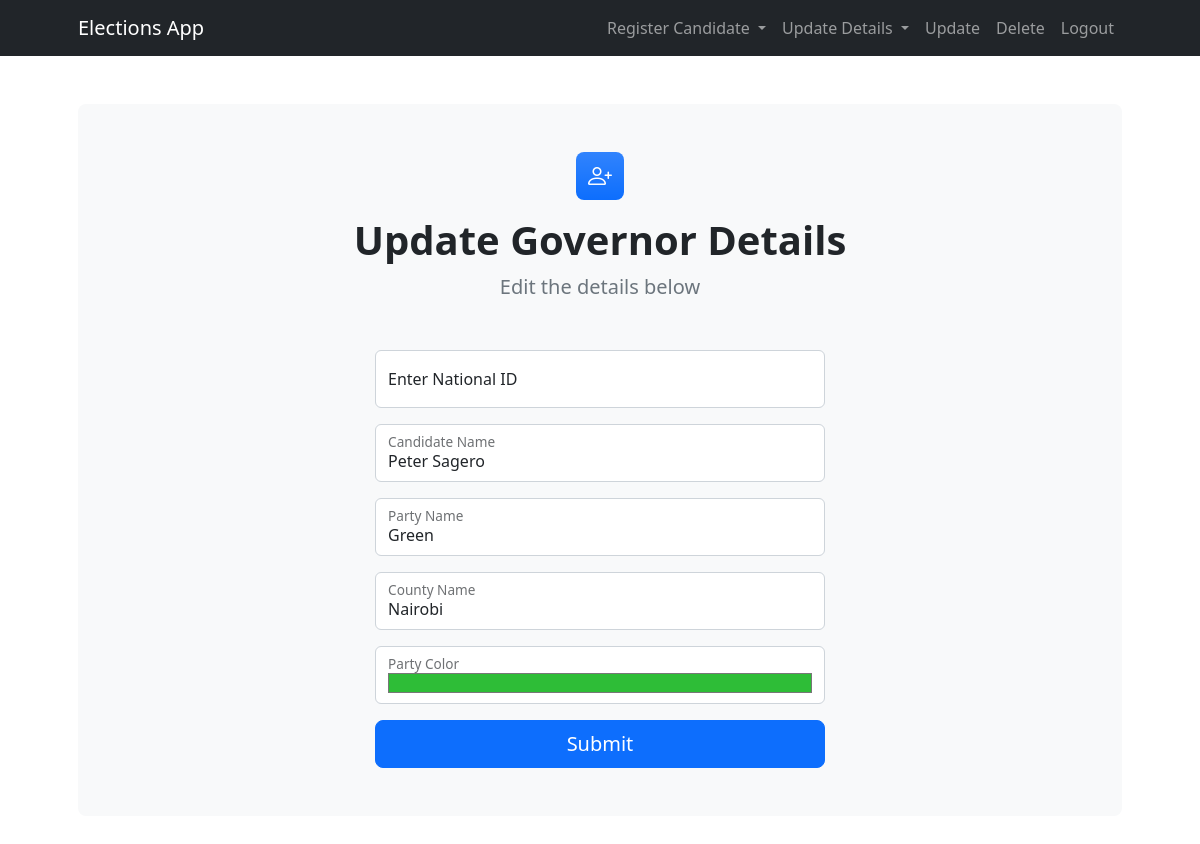
Page /admin/update/governor/34293580 on the earlier database version.
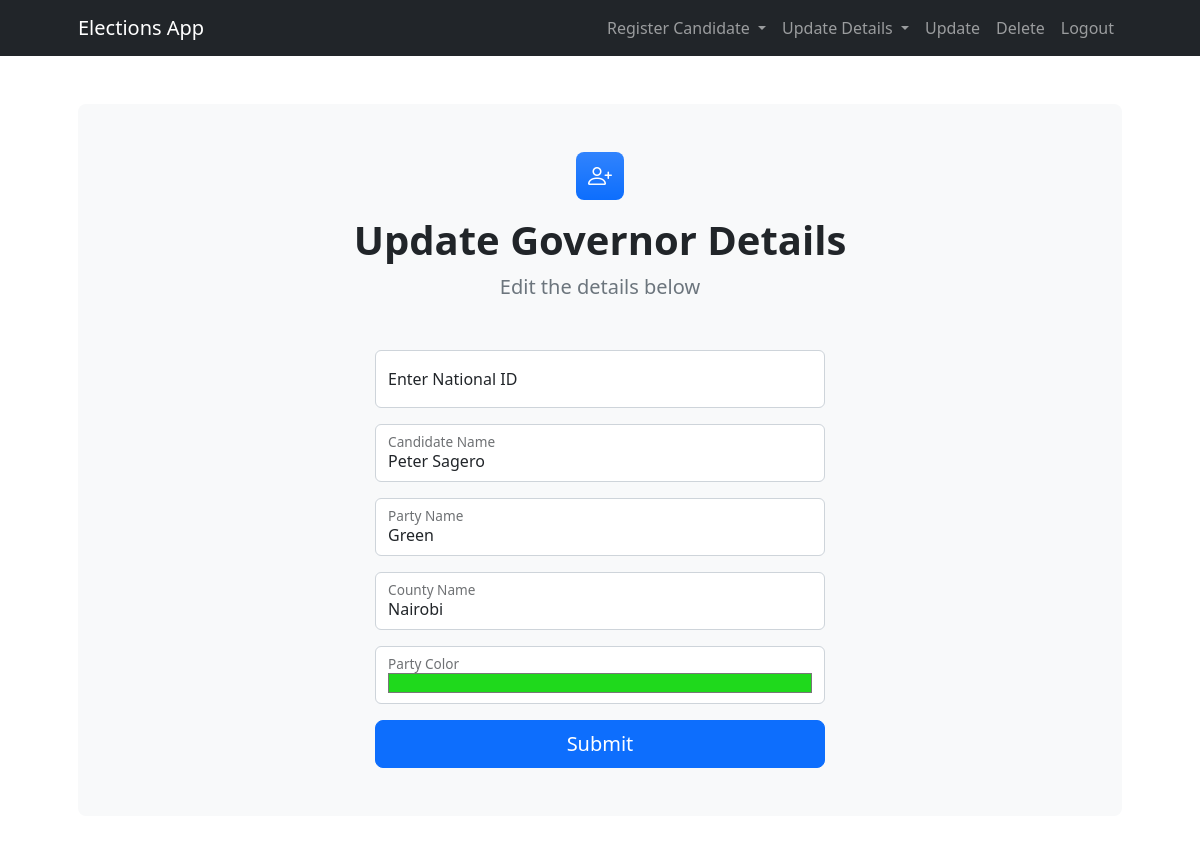
Same page on the later database version.
### app/models.py (models this page shows)
class Governor(db.Model):
    id = db.Column(db.Integer, primary_key=True)
    national_id = db.Column(db.String(20), unique=True, nullable=False)
    name = db.Column(db.String(100), nullable=False)
    party_name = db.Column(db.String(100), nullable=False)
    county = db.Column(db.String(50), nullable=False)
    party_color = Column(String(20), nullable=False)

### app/routes.py (the view, shortened to what this page needs)
@app.route('/admin/update/governor/<national_id>', methods=['GET', 'POST'])
def update_governor(national_id):
    governor = Governor.query.filter_by(national_id=national_id).first()
    success_message = None  # Initialize success message flag
    return render_template('update_governor.html', governor=governor, success_message=success_message)

### app/templates/update_governor.html (shortened to what the changed rows need)
<!DOCTYPE html>
<html lang="en">
<head>
    <link href="https://cdn.jsdelivr.net/npm/bootstrap@5.2.3/dist/css/bootstrap.min.css" rel="stylesheet">
    <link href="https://cdn.jsdelivr.net/npm/bootstrap-icons@1.5.0/font/bootstrap-icons.css" rel="stylesheet">
    <link href="{{ url_for('static', filename='css/styles.css') }}" rel="stylesheet" />
</head>
<body class="d-flex flex-column h-100">
    <main class="flex-shrink-0">
        <section class="py-5">
            <div class="container px-5">
                <div class="bg-light rounded-3 py-5 px-4 px-md-5 mb-5">
                    <div class="text-center mb-5">
                        <h1 class="fw-bolder">Update Governor Details</h1>
                    </div>
                    <div class="row gx-5 justify-content-center">
                        <div class="col-lg-8 col-xl-6">
                            <form action="" method="POST">
                                <div class="form-floating mb-3">
                                    <input class="form-control" id="name" name="name" type="text" value="{{ governor.name }}" placeholder="Enter candidate's name...">
                                    <label for="name">Candidate Name</label>
                                </div>
                                <div class="form-floating mb-3">
                                    <input class="form-control" id="party_name" name="party_name" type="text" value="{{ governor.party_name }}" placeholder="Enter party name...">
                                    <label for="party_name">Party Name</label>
                                </div>
                                <div class="form-floating mb-3">
                                    <input class="form-control" id="county_name" name="county_name" type="text" value="{{ governor.county }}" placeholder="Enter county name...">
                                    <label for="county_name">County Name</label>
                                </div>
                                <div class="form-floating mb-3">
                                    <input class="form-control" id="party_color" name="party_color" type="color" value="{{ governor.party_color }}" required>
                                    <label for="party_color">Party Color</label>
                                </div>
                            </form>
                        </div>
                    </div>
                </div>
            </div>
        </section>
    </main>
</body>
</html>

Differences in the rows shown:
changed Governor "Peter Sagero": party_color "#2ebd37" → "#1fd91c"
